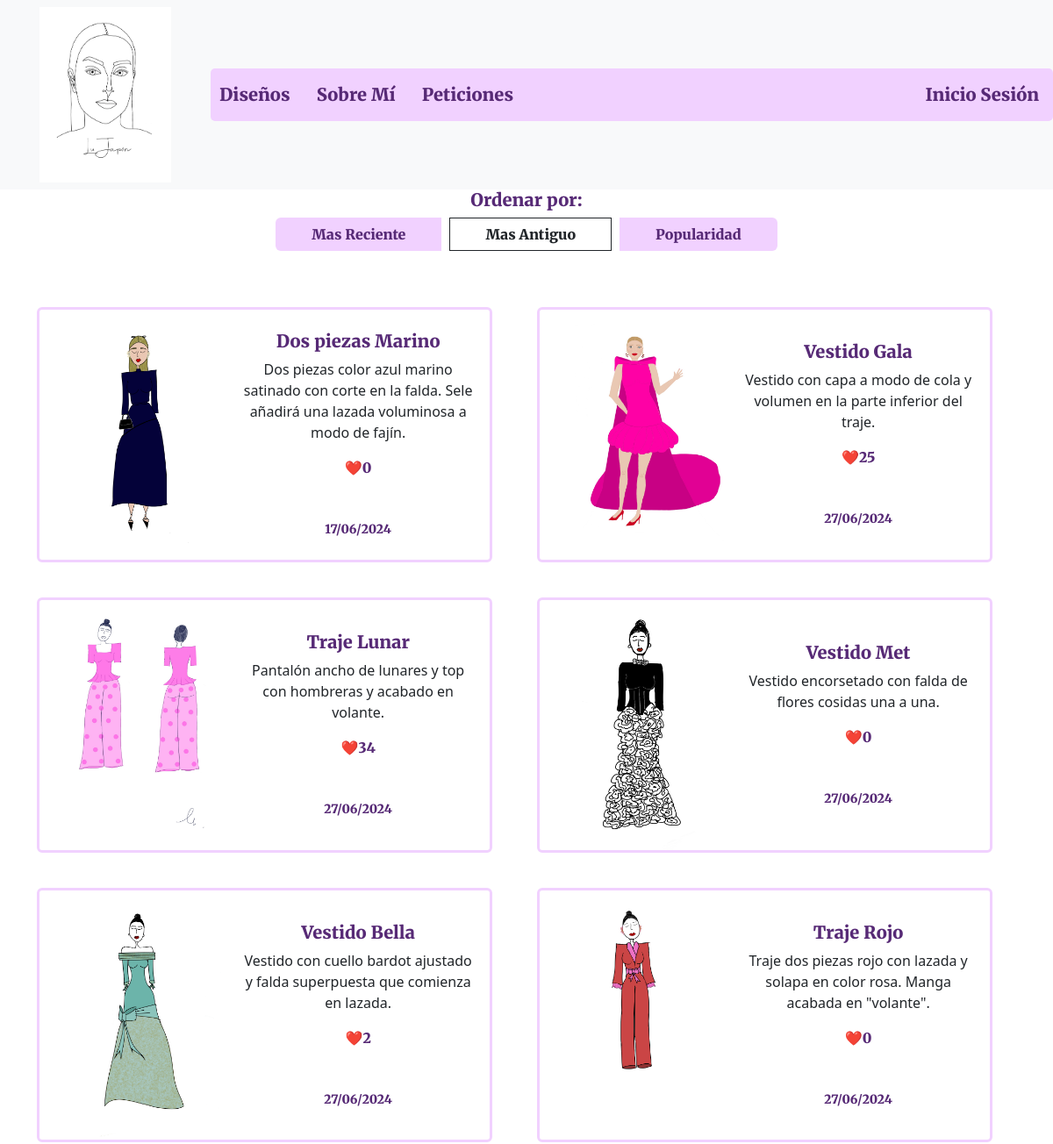
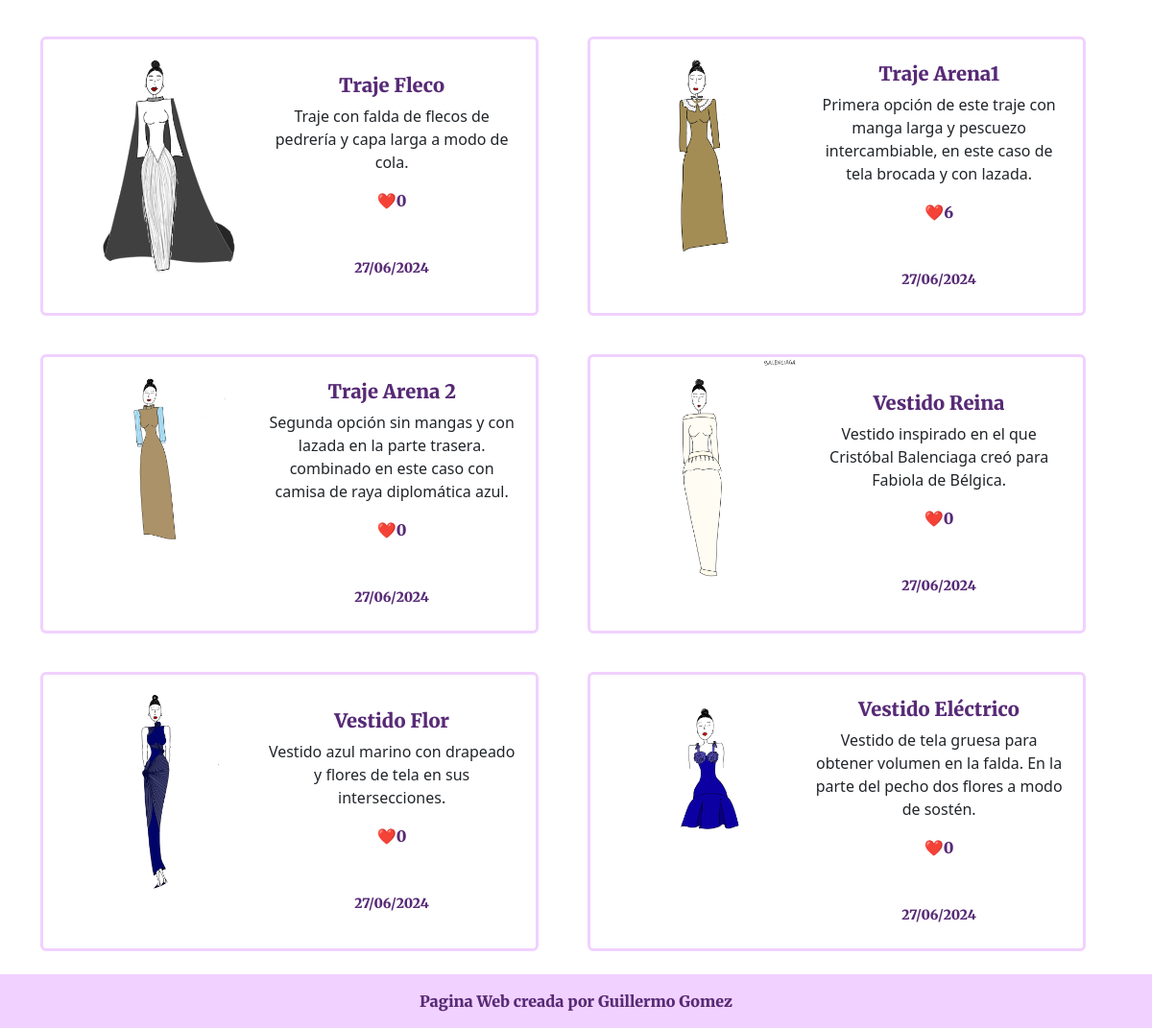
Screenshot of /diseños/?orden=fecha_antigua with the database file from the repository (2 pictures, top to bottom).
### diseños/models.py (models this page shows, shortened)
class Diseño(models.Model):
    nombre = models.CharField(max_length=50)
    descripccion = models.CharField(max_length=120, blank=True)
    imagen_principal = models.ImageField(upload_to='images/',blank=True, null=True)
    imagenes_adicionales = models.ManyToManyField('Imagen', related_name='imagenes_adicionales_de', blank=True)
    fecha_subida = models.DateTimeField(default=timezone.now)
    popularidad = models.IntegerField(default=0)

### diseños/views.py (called while the page is built)
def diseños(request):
    orden = request.GET.get('orden', 'fecha_reciente')  # Valor por defecto es 'fecha_reciente'
    if orden == 'fecha_reciente':
        diseños = Diseño.objects.all().order_by('-fecha_subida')
    elif orden == 'fecha_antigua':
        diseños = Diseño.objects.all().order_by('fecha_subida')
    elif orden == 'popularidad':
        diseños = Diseño.objects.all().order_by('-popularidad')
    else:
        diseños = Diseño.objects.all().order_by('-fecha_subida')  # Valor por defecto
    return render(request, 'diseños.html',{'diseños': diseños, 'orden': orden})

### diseños/templates/diseños.html (shortened to what this page needs)
{% extends "base.html" %}
{% load static %}
{% block contenido %}
<div class="container text-center">
    <div>
        <h5 class="contenido">Ordenar por:</h5>
        <div class="btn-group" role="group">
            <a href="?orden=fecha_reciente" class="btn btn-outline-custom contenido {% if orden == 'fecha_reciente' %}active{% endif %}">Mas Reciente</a>
            <a href="?orden=fecha_antigua" class="btn btn-outline-custom contenido {% if orden == 'fecha_antigua' %}active{% endif %}">Mas Antiguo</a>
            <a href="?orden=popularidad" class="btn btn-outline-custom contenido {% if orden == 'popularidad' %}active{% endif %}">Popularidad</a>
        </div>
    </div>
    {% if diseños %}
        <div class="row mt-4 mb-4 row-cols-2 row-cols-md-2 g-4">
            {% for d in diseños %}
                <div class="col">
                    <div class="mt-3 card">
                        <div class="row g-0">
                            <div class="col-md-5">
                                {% if d.imagen_principal %}
                                    <a href="{% url "detalle_diseño" pk=d.pk  %}">
                                        <img src="{{ d.imagen_principal.url }}" class="img-principal img-fluid rounded-start" alt="DiseñoLuJapon">
                                    </a>
                                {% else %}
                                    <a href="{% url "detalle_diseño" pk=d.pk  %}">
                                        <img src="{% static 'img/default.jpg' %}" class="img-principal img-fluid rounded-start" alt="Imagen por defecto">
                                    </a>
                                {% endif %}
                            </div>
                            <div class="col-md-7 d-flex align-items-center">
                                <div class="card-body">
                                    <a href="{% url "detalle_diseño" pk=d.pk  %}">
                                        <h5 class="contenido card-title">{{ d.nombre }}</h5>
                                    </a>
                                    <p class="card-text">{{d.descripccion}}</p>
                                    <a href="#" class="contenido like-link" data-id="{{ d.id }}">❤️<span class="likes-count">{{d.popularidad}}</span></a>
                                    <p class="mt-5 card-text"><small class="contenido">{{d.fecha_subida|date:"d/m/Y" }}</small></p>
                                </div>
                            </div>
                        </div>
                    </div>
                </div>
            {% endfor %}
        </div>
    {% else %}
        <p class="mt-5 contenido text-center">No hay diseños que mostrar</p>
    {% endif %}
</div>
<link rel="stylesheet" href="{% static 'css/diseños.css' %}"/>
{% endblock %}

### static/css/diseños.css (style rules this page uses)
.img-principal { width: 100%; height: auto; }
.card { width: 95%; border: 3px solid #f1d1ff; }
.contenido { font-family: "Merriweather", serif; font-weight: 900; font-style: normal; color: rgb(87, 42, 118); }
.btn-outline-custom { background-color: #f1d1ff; padding-left: 2.5rem; padding-right: 2.5rem; }

### static/css/base.css (style rules this page uses)
a { color: rgb(87, 42, 118); text-decoration: none; margin: 0 10px; }
.contenido { font-family: "Merriweather", serif; font-weight: 900; font-style: normal; color: rgb(87, 42, 118); }
body { display: grid; min-height: 100vh; grid-template-rows: auto 1fr auto; }

### rows the page displays
Diseño: imagen_principal (picture), nombre "Dos piezas Marino", descripccion "Dos piezas color azul marino satinado con corte en la falda. Sele añadirá una lazada voluminosa a modo de fajín.", popularidad "0", fecha_subida "17/06/2024"
Diseño: imagen_principal (picture), nombre "Vestido Gala", descripccion "Vestido con capa a modo de cola y volumen en la parte inferior del traje.", popularidad "25", fecha_subida "27/06/2024"
Diseño: imagen_principal (picture), nombre "Traje Lunar", descripccion "Pantalón ancho de lunares y top con hombreras y acabado en volante.", popularidad "34", fecha_subida "27/06/2024"
Diseño: imagen_principal (picture), nombre "Vestido Met", descripccion "Vestido encorsetado con falda de flores cosidas una a una.", popularidad "0", fecha_subida "27/06/2024"
Diseño: imagen_principal (picture), nombre "Vestido Bella", descripccion "Vestido con cuello bardot ajustado y falda superpuesta que comienza en lazada.", popularidad "2", fecha_subida "27/06/2024"
Diseño: imagen_principal (picture), nombre "Traje Rojo", descripccion "Traje dos piezas rojo con lazada y solapa en color rosa. Manga acabada en \"volante\".", popularidad "0", fecha_subida "27/06/2024"
Diseño: imagen_principal (picture), nombre "Traje Fleco", descripccion "Traje con falda de flecos de pedrería y capa larga a modo de cola.", popularidad "0", fecha_subida "27/06/2024"
Diseño: imagen_principal (picture), nombre "Traje Arena1", descripccion "Primera opción de este traje con manga larga y pescuezo intercambiable, en este caso de tela brocada y con lazada.", popularidad "6", fecha_subida "27/06/2024"
Diseño: imagen_principal (picture), nombre "Traje Arena 2", descripccion "Segunda opción sin mangas y con lazada en la parte trasera. combinado en este caso con camisa de raya diplomática azul.", popularidad "0", fecha_subida "27/06/2024"
Diseño: imagen_principal (picture), nombre "Vestido Reina", descripccion "Vestido inspirado en el que Cristóbal Balenciaga creó para Fabiola de Bélgica.", popularidad "0", fecha_subida "27/06/2024"
Diseño: imagen_principal (picture), nombre "Vestido Flor", descripccion "Vestido azul marino con drapeado y flores de tela en sus intersecciones.", popularidad "0", fecha_subida "27/06/2024"
Diseño: imagen_principal (picture), nombre "Vestido Eléctrico", descripccion "Vestido de tela gruesa para obtener volumen en la falda. En la parte del pecho dos flores a modo de sostén.", popularidad "0", fecha_subida "27/06/2024"
